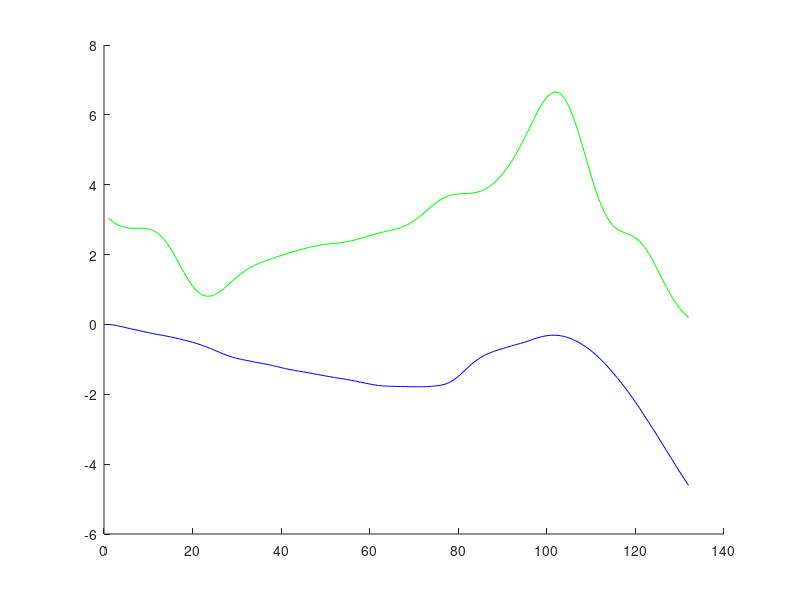
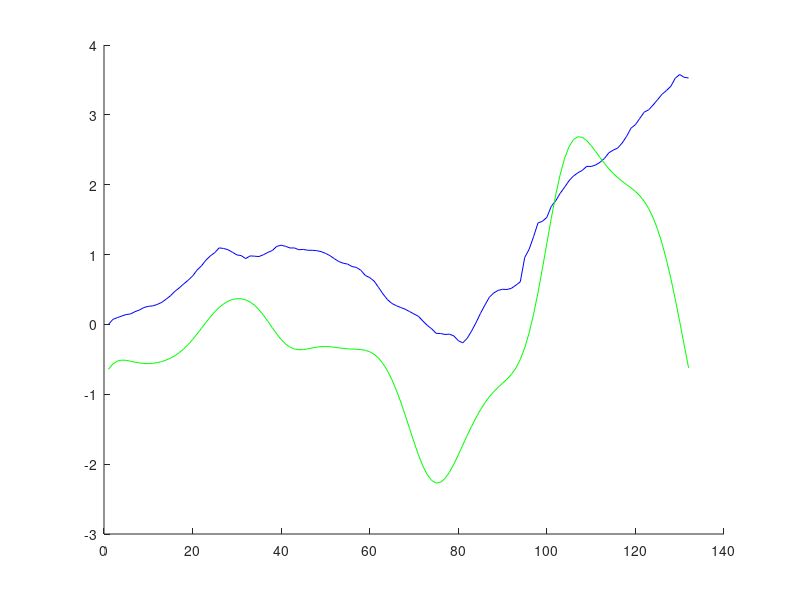
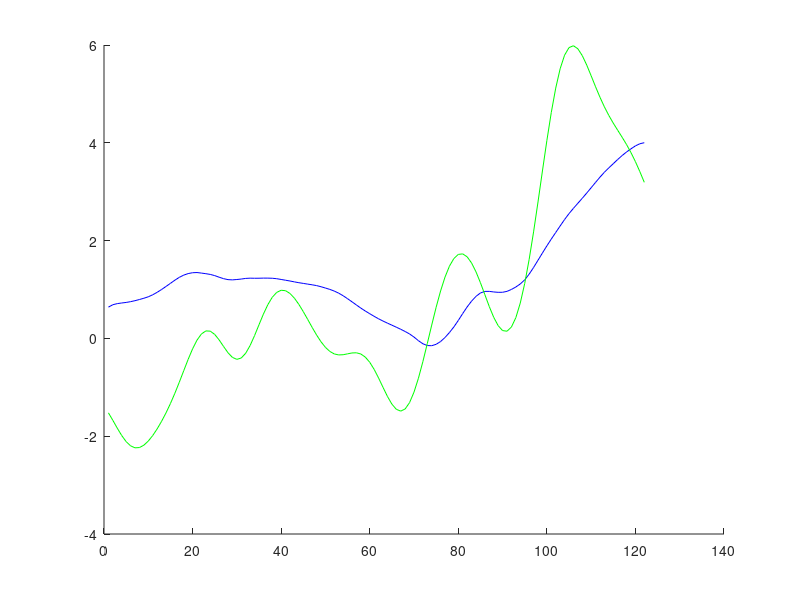

Here is the MATLAB script that generated these plots, in order:
clear all;
close all;
clc;

load trajectories_final.mat;
load s1_data.mat;

idx_range = 1:50;
train_idx = randperm(50, 40);
test_idx = setdiff(idx_range, train_idx);

test_traj = trajectories(test_idx, 1:132, :);
mean_traj = squeeze(mean(trajectories(train_idx, 1:132, :), 1));

s1_range = 1:237;
s1_train_idx = randperm(237, 40);
s1_test_idx_pre = setdiff(s1_range, s1_train_idx);
s1_test_idx = randperm(length(s1_test_idx_pre), 10);
s1_test_idx = s1_test_idx_pre(s1_test_idx);
s1_cca = squeeze(mean(sL(:, s1_train_idx, :), 2))';
s1_test = sL(:, s1_test_idx, :);

trajectories_cca = mean_traj(:, 1:7);

joint_vel = mean_traj(:, 24:30);
joint_vel_test = test_traj(:, :, 24:30);

%end_x_diff = [1; diff(mean_traj(:, 47), 1)];
%end_y_diff = [1; diff(mean_traj(:, 48), 1)];
%end_z_diff = [1; diff(mean_traj(:, 49), 1)];
%jac = zeros(132, 23*3);
%for i = 1:23
%    joint_diff = [0; diff(mean_traj(:, i), 1)];
%    jac(:, i) = joint_diff ./ end_x_diff;
%    jac(:,i+1) = joint_diff ./ end_y_diff;
%    jac(:, i+2) = joint_diff ./ end_z_diff;
%end

%traj_acc = [zeros(1, 7); diff(mean_traj(:, 24:30),1)];


time_lag =  10;
del_traj = zeros(132-time_lag, 7);
del_traj_test = zeros(length(test_idx), 132-time_lag, 7);
for i = 1:132-time_lag
    del_traj(i, :) = mean_traj(i+time_lag, 1:7) - mean_traj(i,1:7);
end
for i = 1:length(test_idx)
    for j = 1:132-time_lag
        del_traj_test(i, j, :) = test_traj(i, j+time_lag, 1:7) - test_traj(i, j, 1:7);
    end
end
s1_del_test = s1_test(:, :, 1:132-time_lag);

[A_joint_angles, B_joint_angles, r_joint_angles, U_joint_angles, V_joint_angles, stats_joint_angles] = canoncorr(trajectories_cca, s1_cca);
[A_joint_vel, B_joint_vel, r_joint_vel, U_joint_vel, V_joint_vel, stats_joint_vel] = canoncorr(joint_vel, s1_cca);
%[A_jac, B_jac, r_jac, U_jac, V_jac, stats_jac] = canoncorr(jac, s1_cca);
%[A_acc, B_acc, r_acc, U_acc, V_acc, stats_acc] = canoncorr(traj_acc, s1_cca);
[A_del, B_del, r_del, U_del, V_del, stats_del] = canoncorr(del_traj, s1_cca(1:132-time_lag, :));

%r_test_angles = zeros(1, length(test_idx));
figure; hold on;
%for i = 1:length(test_idx)
    U_joint_test = squeeze(mean(test_traj(:, :, 1:7), 1)) * A_joint_angles;
    V_joint_test = squeeze(mean(s1_test(:, :, :), 2))' * B_joint_angles;
    r = corrcoef(U_joint_test(:, 1), V_joint_test(:, 1));
    r_test_angles = r(1,2)^2;
    plot(U_joint_test(:, 1), 'b');
    plot(V_joint_test(:, 1), 'g');
%end

%r_test_vel = zeros(1, length(test_idx));
figure; hold on;
%for i = 1:length(test_idx)
    U_vel_test = squeeze(mean(joint_vel_test(:, :, :), 1)) * A_joint_vel;
    V_vel_test = squeeze(mean(s1_test(:, :, :), 2))' * B_joint_vel;
    r = corrcoef(U_vel_test(:, 1), V_vel_test(:, 1));
    r_test_vel = r(1,2)^2;
    plot(U_vel_test(:, 1), 'b');
    plot(V_vel_test(:, 1), 'g');
%end



%r_test_del = zeros(1, length(test_idx));
figure; hold on;
%for i = 1:length(test_idx)
    U_del_test = squeeze(mean(del_traj_test(:, :, :), 1)) * A_del;
    V_del_test = squeeze(mean(s1_del_test(:, :, :), 2))' * B_del;
    r = corrcoef(U_del_test(:, 1), V_del_test(:, 1));
    r_test_del = r(1,2)^2;
    plot(U_del_test(:, 1), 'b');
    plot(V_del_test(:, 1), 'g');
%end

